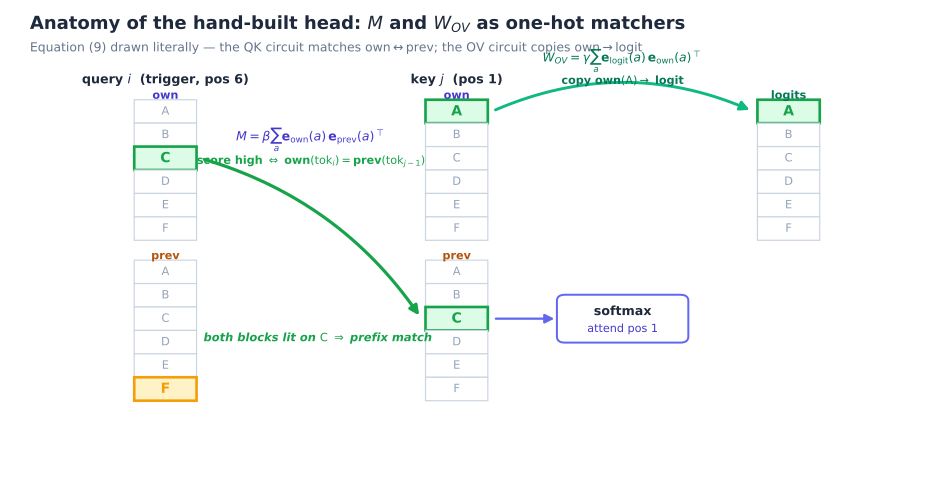

Python code for this plot:
"""Anatomy of the hand-built head: M and W_OV as one-hot matchers (Appendix A, A.9).

A structural schematic (no randomness) that draws Equation (9) literally, so a
reader can see WHY the two one-hot circuits implement prefix matching and copying.

Each position carries a residual feature that stacks two one-hot blocks:
    x_j = [ own(tok_j) | prev(tok_{j-1}) ]          (dim 2V)
drawn here as two vertical strips of V=6 vocab slots, with the active slot lit.

  * QK circuit  M = beta * sum_a e_own(a) e_prev(a)^T  connects the QUERY's OWN
    block to the KEY's PREV block.  The bilinear score x_i^T M x_j is large iff
    own(tok_i) == prev(tok_{j-1}), i.e. tok_i == tok_{j-1}: position j follows an
    earlier copy of the current token.  Shown for query i = trigger (own = C) and
    key j = 1 (prev = C): the blocks line up on 'C' -> match (green).

  * OV circuit  W_OV = gamma * sum_a e_logit(a) e_own(a)^T  reads the ATTENDED
    position's OWN block and writes it to the vocab-logit axis: it copies token A
    (the own block of the matched position) into the next-token logits.

Outputs:
  qkv-induction-anatomy.svg
  qkv-induction-anatomy.json
"""
import json
import pathlib

import matplotlib
matplotlib.use("Agg")
import matplotlib.pyplot as plt
from matplotlib.patches import FancyBboxPatch, FancyArrowPatch, Rectangle

HERE = pathlib.Path(__file__).resolve().parent

vocab = ["A", "B", "C", "D", "E", "F"]
V = len(vocab)
# query i = trigger 'C' with predecessor 'F'; key j = position 1, own 'A', prev 'C'.
query = {"pos": 6, "own": "C", "prev": "F"}
key = {"pos": 1, "own": "A", "prev": "C"}
matched_on = "C"            # own(query) == prev(key) == C  -> prefix match
copied_tok = key["own"]     # 'A' copied to the logits

data = {
    "vocab": vocab, "query": query, "key": key,
    "match_slot": matched_on, "copied_token": copied_tok,
    "M": "beta * sum_a e_own(a) e_prev(a)^T  (own[query] <-> prev[key])",
    "W_OV": "gamma * sum_a e_logit(a) e_own(a)^T  (own[attended] -> logit)",
    "rule": "score high iff own(tok_i) == prev(tok_{j-1}); copy own(attended).",
}
with open(HERE / "qkv-induction-anatomy.json", "w") as f:
    json.dump(data, f, indent=1)

# =============================== STYLE =====================================
BG    = "#fbfcfe"
INK   = "#1e293b"; MUTE = "#64748b"; FAINT = "#94a3b8"
QK_E  = "#6366f1"; QK_D = "#4338ca"        # indigo: own block / QK
PV_E  = "#f59e0b"; PV_D = "#b45309"        # amber: prev block
OV_E  = "#10b981"; OV_D = "#047857"        # emerald: OV / copy
HL    = "#16a34a"; HL_F = "#dcfce7"        # green: the match
OFF_E = "#cbd5e1"                          # unlit slot edge

SLOT = 0.46                                # vocab-slot height
W    = 0.92                                # slot width
OWN_TOP  = 7.0                             # centre of top (A) slot, own block
PREV_TOP = 3.85                            # centre of top (A) slot, prev block
QX, KX, OX = 2.3, 6.6, 11.5               # column x-centres: query, key, logits


def row_y(top, sym):
    return top - vocab.index(sym) * SLOT


def onehot(ax, cx, top, lit, ec, lit_fc, *, hl_slot=None):
    """Vertical one-hot strip A..F top-down; `lit` slot filled, `hl_slot` greened."""
    for r, sym in enumerate(vocab):
        cy = top - r * SLOT
        on = (sym == lit)
        is_hl = (sym == hl_slot) and on
        fc = (HL_F if is_hl else lit_fc) if on else "white"
        ed = HL if is_hl else (ec if on else OFF_E)
        ax.add_patch(Rectangle((cx - W / 2, cy - SLOT / 2), W, SLOT,
                     fc=fc, ec=ed, lw=2.0 if on else 0.9, zorder=4))
        ax.text(cx, cy, sym, ha="center", va="center",
                fontsize=10.5 if on else 8.6,
                color=(HL if is_hl else ec) if on else FAINT,
                fontweight="bold" if on else "normal", zorder=5)


def tag(ax, cx, y, text, color, *, fs=9, weight="bold"):
    ax.text(cx, y, text, ha="center", va="center", fontsize=fs,
            color=color, fontweight=weight, zorder=6)


def feature_col(ax, cx, own, prev, title, *, hl_own=None, hl_prev=None):
    tag(ax, cx, OWN_TOP + 0.62, title, INK, fs=9.5)
    tag(ax, cx, OWN_TOP + 0.31, "own", QK_D, fs=8.4)
    onehot(ax, cx, OWN_TOP, own, QK_E, "#eef0fe", hl_slot=hl_own)
    tag(ax, cx, PREV_TOP + 0.31, "prev", PV_D, fs=8.4)
    onehot(ax, cx, PREV_TOP, prev, PV_E, "#fef3c7", hl_slot=hl_prev)


def arrow(ax, p0, p1, *, color=INK, lw=1.8, rad=0.0, ls="-", mut=14, z=6):
    ax.add_patch(FancyArrowPatch(p0, p1, arrowstyle="-|>", mutation_scale=mut,
                 lw=lw, color=color, linestyle=ls, shrinkA=3, shrinkB=3,
                 connectionstyle=f"arc3,rad={rad}", zorder=z))


def lbl(ax, x, y, s, *, color=MUTE, fs=8.6, ha="center", style="normal", weight="normal"):
    ax.text(x, y, s, ha=ha, va="center", fontsize=fs, color=color,
            fontstyle=style, fontweight=weight, zorder=7)


# =============================== FIGURE ====================================
fig, ax = plt.subplots(figsize=(12.2, 6.2))
fig.patch.set_facecolor("white")
ax.set_facecolor(BG)
ax.set_xlim(0, 13.4); ax.set_ylim(0, 9.0); ax.axis("off")

ax.text(0.3, 8.62, r"Anatomy of the hand-built head: $M$ and $W_{OV}$ as one-hot matchers",
        fontsize=13.5, color=INK, fontweight="bold", ha="left")
ax.text(0.3, 8.18, r"Equation (9) drawn literally — the QK circuit matches "
        r"own$\leftrightarrow$prev; the OV circuit copies own$\rightarrow$logit",
        fontsize=9.3, color=MUTE, ha="left")

feature_col(ax, QX, query["own"], query["prev"],
            r"query $i$  (trigger, pos %d)" % query["pos"], hl_own=matched_on)
feature_col(ax, KX, key["own"], key["prev"],
            r"key $j$  (pos %d)" % key["pos"], hl_prev=matched_on, hl_own=copied_tok)

# --- M: own(query) -> prev(key), the prefix match on slot 'C' --------------
arrow(ax, (QX + 0.52, row_y(OWN_TOP, matched_on)),
      (KX - 0.52, row_y(PREV_TOP, matched_on)), color=HL, lw=2.4, rad=-0.18)
lbl(ax, 4.45, 6.45, r"$M=\beta\sum_a \mathbf{e}_{\mathrm{own}}(a)\,"
    r"\mathbf{e}_{\mathrm{prev}}(a)^{\top}$", color=QK_D, fs=9.4)
lbl(ax, 4.45, 6.02, r"score high $\Leftrightarrow$ own$(\mathrm{tok}_i)=$prev$(\mathrm{tok}_{j-1})$",
    color=HL, fs=8.4, weight="bold")
lbl(ax, 4.55, 2.55, r"both blocks lit on $\mathrm{C}$ $\Rightarrow$ prefix match",
    color=HL, fs=8.6, style="italic", weight="bold")

# --- softmax / attend node (consequence of the match) ----------------------
nx, ny = 9.05, row_y(PREV_TOP, matched_on)
ax.add_patch(FancyBboxPatch((nx - 0.95, ny - 0.45), 1.9, 0.9,
             boxstyle="round,pad=0.02,rounding_size=0.12",
             fc="white", ec=QK_E, lw=1.5, zorder=4))
tag(ax, nx, ny + 0.14, "softmax", INK, fs=9.5)
lbl(ax, nx, ny - 0.20, r"attend pos %d" % key["pos"], color=QK_D, fs=8.4)
arrow(ax, (KX + 0.52, ny), (nx - 0.95, ny), color=QK_E, lw=1.7)

# --- W_OV: own(attended) -> logit axis (copy 'A') --------------------------
tag(ax, OX, OWN_TOP + 0.31, "logits", OV_D, fs=8.4)
onehot(ax, OX, OWN_TOP, copied_tok, OV_E, "#e9f9f1", hl_slot=copied_tok)
arrow(ax, (KX + 0.52, row_y(OWN_TOP, key["own"])),
      (OX - 0.52, row_y(OWN_TOP, copied_tok)), color=OV_E, lw=2.2, rad=-0.22)
lbl(ax, 9.05, OWN_TOP + 1.00, r"$W_{OV}=\gamma\sum_a \mathbf{e}_{\mathrm{logit}}(a)\,"
    r"\mathbf{e}_{\mathrm{own}}(a)^{\top}$", color=OV_D, fs=9.2)
lbl(ax, 9.05, OWN_TOP + 0.60, r"copy own$(\mathrm{%s})\rightarrow$ logit" % copied_tok,
    color=OV_D, fs=8.4, weight="bold")

fig.savefig(HERE / "qkv-induction-anatomy.svg", bbox_inches="tight", facecolor="white")
print("wrote qkv-induction-anatomy.svg / .json")
print(f"  query own={query['own']} prev={query['prev']}; key own={key['own']} "
      f"prev={key['prev']}; match on {matched_on}; copy {copied_tok}")
